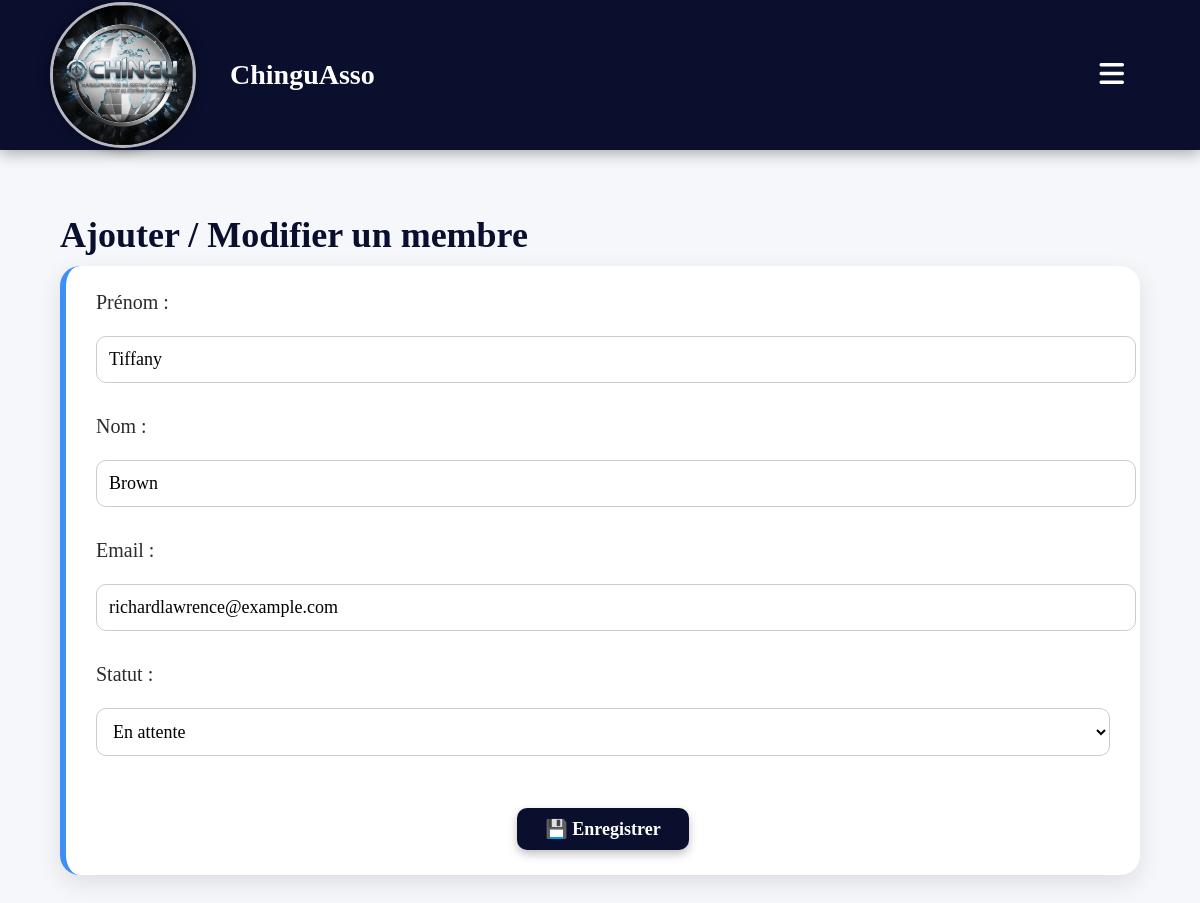
The page /members/2/edit on the database its author committed.
### models.py (models this page shows, shortened)
class Member(db.Model):
    __tablename__ = "members"
    id = db.Column(db.Integer, primary_key=True)
    first_name = db.Column(db.String(120), nullable=False)
    last_name = db.Column(db.String(120), nullable=False)
    email = db.Column(db.String(255), unique=True, nullable=False)
    joined_on = db.Column(db.Date, default=date.today, nullable=False)
    status = db.Column(db.String(20), default="Actif")
    participations = db.relationship("Participation", back_populates="member", cascade="all, delete-orphan")
    dues = db.relationship("Due", back_populates="member", cascade="all, delete-orphan")

### app.py (the view, shortened to what this page needs)
@app.route("/members/<int:member_id>/edit", methods=["GET", "POST"])
def members_edit(member_id):
    member = Member.query.get_or_404(member_id)
    return render_template("members_form.html", member=member)

### templates/members_form.html (shortened to what this page needs)
{% extends "base.html" %}
{% block content %}
<h1 class="section-title">Ajouter / Modifier un membre</h1>
<div class="card">
    <form action="" method="post" class="form-member">
        <label>Prénom :</label>
        <input type="text" name="first_name"
               value="{{ member.first_name if member else '' }}" required>
        <label>Nom :</label>
        <input type="text" name="last_name"
               value="{{ member.last_name if member else '' }}" required>
        <label>Email :</label>
        <input type="email" name="email"
               value="{{ member.email if member else '' }}" required>
        <label>Statut :</label>
        <select name="status" required>
            <option value="En attente" {% if member and member.status == "En attente" %}selected{% endif %}>En attente</option>
        </select>
        <button type="submit" class="btn-save">
            💾 Enregistrer
        </button>
    </form>
</div>
{% endblock %}

### static/style.css (style rules this page uses)
:root { --primary: #C66A25; --secondary: #2B2B2B; --light: #FFFFFF; --gray-light: #F2F2F2; --gray-dark: #878787; --success: #2E8B57; --danger: #B83227; --warning: #D4A017; }
body { background-color: #f5f7fa; margin: 0; padding: 0; font-family: Cambria, serif; font-size: 20px; color: #2b2b2b; }
.section-title { font-size: 36px; color: #0a0f2e; font-weight: bold; margin-bottom: 10px; }
.card { background-color: #ffffff; border-radius: 20px; padding: 25px 30px; box-shadow: 0 8px 24px rgba(0,0,0,0.1); transition: 0.3s ease; border-left: 6px solid #3d8ff7; margin-bottom: 30px; }
.form-member input, .form-member select { width: 100%; padding: 12px; margin: 10px 0 20px 0; border-radius: 10px; border: 1px solid #ccc; font-size: 18px; font-family: Cambria, serif; background: #fff; transition: 0.2s; }
.btn-save { display: block; margin: 20px auto 0 auto; padding: 10px 28px; border-radius: 10px; border: none; background-color: #0a0f2e; color: white; font-size: 18px; font-weight: bold; font-family: Cambria, serif; cursor: pointer; box-shadow: 0 4px 10px rgba(0,0,0,0.25); transition: transform 0.15s ease, box-shadow 0.15s ease; }
.form-member { display: flex; flex-direction: column; gap: 12px; text-align: left; }

### rows shown on the page
Member: first_name "Tiffany", last_name "Brown", email "richardlawrence@example.com", status "En attente"
